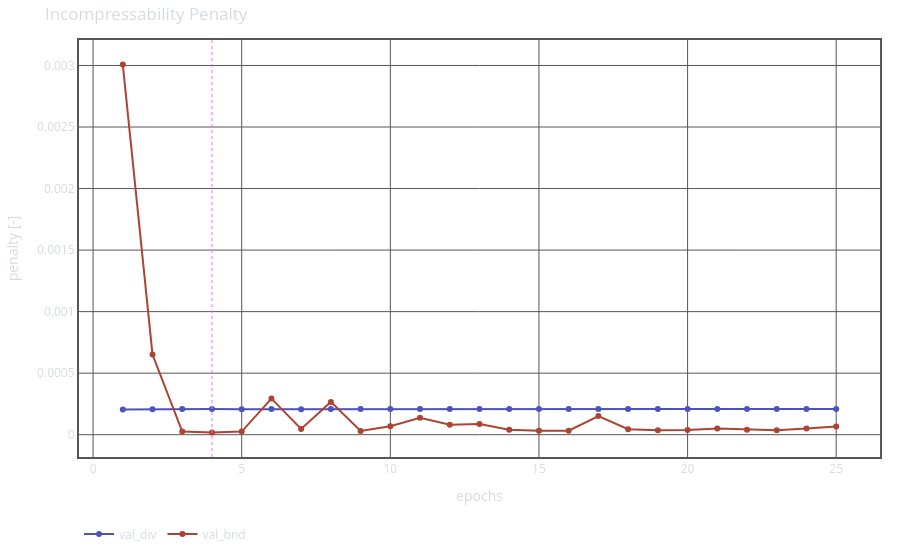

The notebook cell this image was saved under:
### Code cell
'''
Plot validation divergence and boundary penalties over epochs.

This chart visualises how well the model enforces physical constraints during 
training. The divergence penalty (val_div) assesses how closely the predicted 
velocity field is incompressible (i.e., zero divergence). The boundary penalty 
(val_bnd) measures how well boundary conditions are satisfied in the model's 
predictions. Ideally, both penalties should decrease as the model learns; 
consistently high or rising values indicate the model struggles to respect 
physical laws. Consider adjusting λ_div/λ_bnd or revisiting the model 
architecture if divergence or boundary penalty is unacceptably high.
'''
fig3 = plot_penalty(df)
fig3.show()

### Figure 1 — Plotly figure (JSON) as saved in the notebook; plotly's stock layout.template omitted (floating-point values rounded to 4 significant figures)
{"data": [{"line": {"color": "#4C55B7"}, "mode": "lines+markers", "name": "val_div", "type": "scatter", "x": [1, 2, 3, 4, 5, 6, 7, 8, 9, 10, 11, 12, 13, 14, 15, 16, 17, 18, 19, 20, 21, 22, 23, 24, 25], "y": [0.0002044, 0.0002068, 0.0002082, 0.0002085, 0.0002077, 0.0002082, 0.0002072, 0.0002088, 0.0002082, 0.0002089, 0.0002089, 0.000209, 0.0002095, 0.000209, 0.0002094, 0.000209, 0.0002086, 0.0002091, 0.0002088, 0.0002096, 0.0002092, 0.0002091, 0.0002085, 0.0002091, 0.0002083]}, {"line": {"color": "#AD4332"}, "mode": "lines+markers", "name": "val_bnd", "type": "scatter", "x": [1, 2, 3, 4, 5, 6, 7, 8, 9, 10, 11, 12, 13, 14, 15, 16, 17, 18, 19, 20, 21, 22, 23, 24, 25], "y": [0.003007, 0.000651, 2.572e-05, 1.881e-05, 2.529e-05, 0.0002935, 4.728e-05, 0.0002665, 3.006e-05, 6.948e-05, 0.0001375, 8.129e-05, 8.729e-05, 4.134e-05, 3.279e-05, 3.256e-05, 0.0001514, 4.491e-05, 3.644e-05, 3.786e-05, 5.107e-05, 4.092e-05, 3.656e-05, 5.009e-05, 6.675e-05]}], "layout": {"font": {"color": "#D7DBDF"}, "legend": {"bgcolor": "RGBA(0,0,0,0)", "orientation": "h", "x": 0, "y": -0.15, "yanchor": "top"}, "margin": {"b": 20, "l": 20, "r": 20, "t": 40}, "paper_bgcolor": "RGBA(0,0,0,0)", "plot_bgcolor": "RGBA(0,0,0,0)", "shapes": [{"line": {"color": "HSL(300,90,70)", "dash": "dot", "width": 1}, "name": "best_epoch (val_loss)", "type": "line", "x0": 4, "x1": 4, "xref": "x", "y0": 0, "y1": 1, "yref": "y domain"}], "title": {"text": "Incompressability Penalty"}, "xaxis": {"gridcolor": "HSL(300,2,34)", "gridwidth": 1, "linecolor": "HSL(300,2,34)", "linewidth": 2, "mirror": true, "showline": true, "title": {"text": "epochs"}, "zeroline": true, "zerolinecolor": "HSL(300,2,34)", "zerolinewidth": 1}, "yaxis": {"gridcolor": "HSL(300,2,34)", "gridwidth": 1, "linecolor": "HSL(300,2,34)", "linewidth": 2, "mirror": true, "showline": true, "title": {"text": "penalty [-]"}, "zeroline": true, "zerolinecolor": "HSL(300,2,34)", "zerolinewidth": 1}}}
